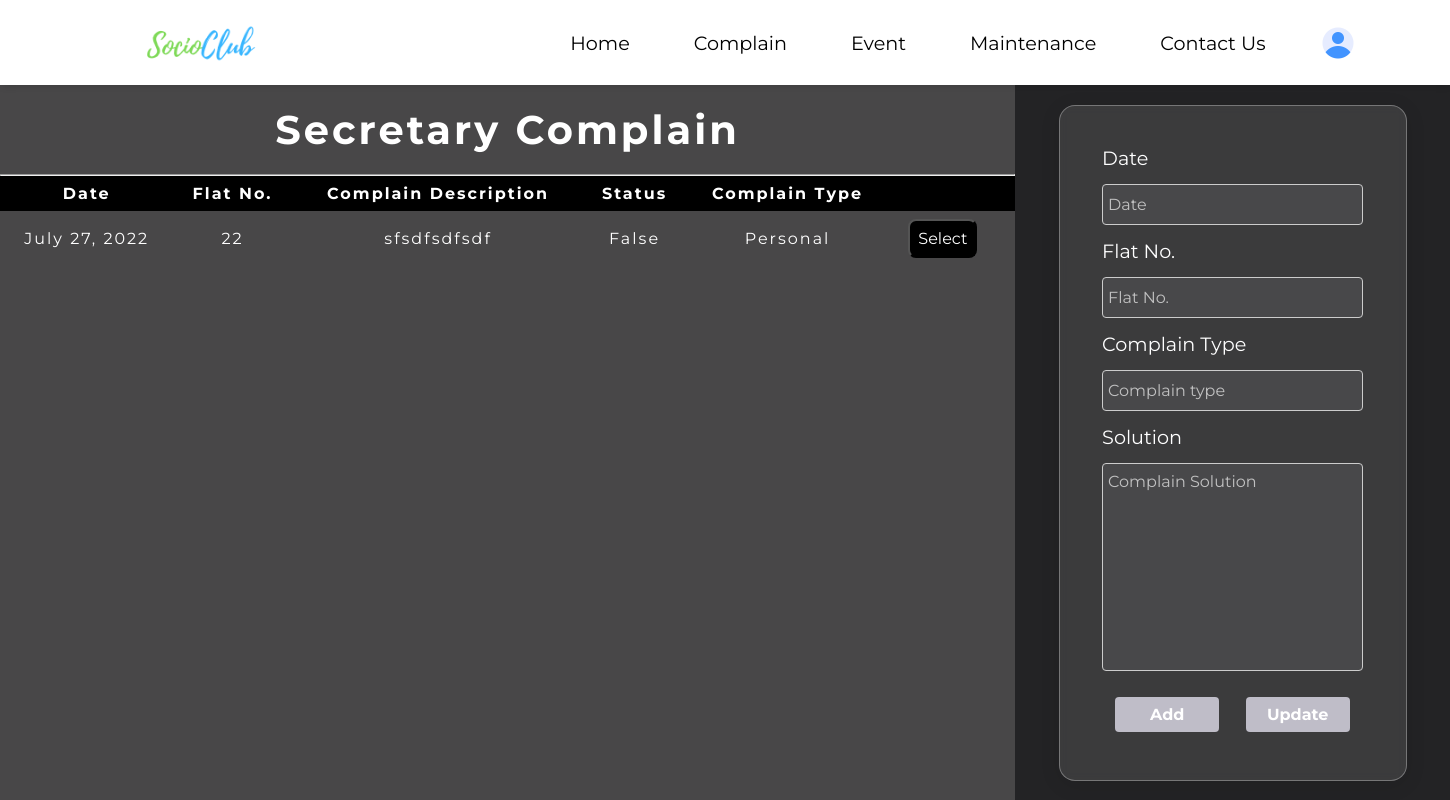
Page /sec_complain/ (signed in) on the earlier database version.
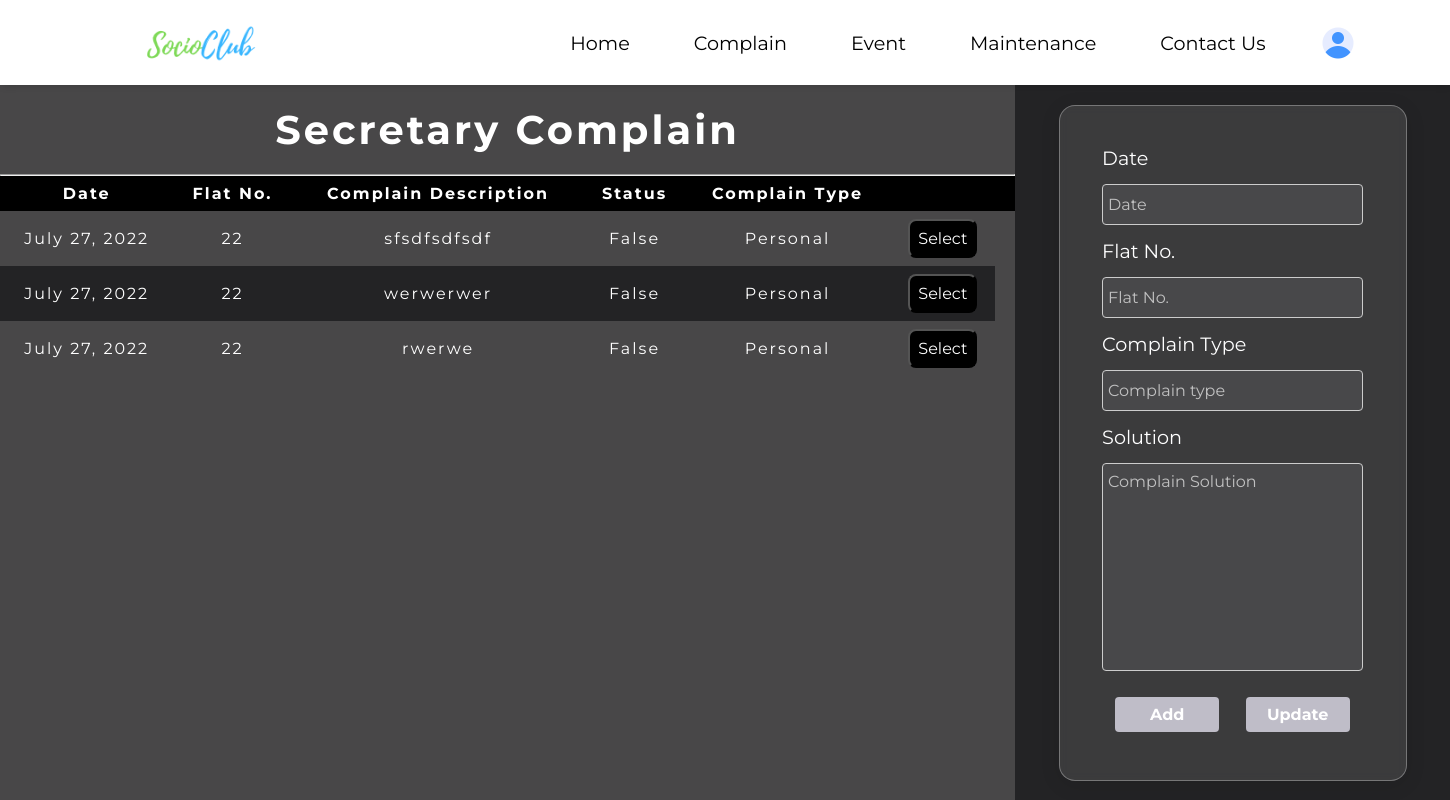
Same page on the later database version.
### user_data/models.py (models this page shows)
class Complain(models.Model):
    society_name = models.ForeignKey(Society, on_delete=models.CASCADE)
    complain_user = models.ForeignKey(User, on_delete=models.CASCADE)
    flat = models.ForeignKey(Flatno, on_delete=models.CASCADE)
    complain_title = models.CharField(max_length=50)
    complain_type = models.CharField(max_length=15)
    complain_description = models.TextField(max_length=500)
    complain_solution = models.TextField(max_length=500)
    complain_date = models.DateField()
    complain_status = models.BooleanField(null = False, default = False)
    def __str__(self):
        return str(self.complain_user) + ' ' + str(self.complain_title) + ' ' + str(self.complain_type)

class Flatno (models.Model):
    flat = models.CharField(max_length=10)
    society_name = models.ForeignKey(Society, on_delete=models.CASCADE)
    owner = models.ForeignKey(User, on_delete=models.CASCADE)
    def __str__(self):
        return str(self.flat)

### SocioClub/views.py (the view)
# urls.py: path('sec_complain/', views.sec_complain , name = "sec_complain"),
def sec_complain(request):
    society_name = User_Detail.objects.get(user = request.user).society_name
    complains_data = Complain.objects.filter(society_name=society_name).order_by('-complain_date')
    print("")
    print("")
    print(complains_data)
    print("")
    print("")
    return render (request , "sec-complain.html", {'complains':complains_data})

### templates/sec-complain.html (shortened to what this page needs)
{% extends "base.html" %}
{% load static %}
{% url 'login' as login %}
{%block cssblock%}
<link rel="stylesheet" href="{% static 'css/sec-complain.css'%}">
{%endblock%}
{% block mainblock %}
<div class="sec-container">
    <div class="sec-left">
        <h3>Secretary Complain</h3>
        <hr>
        <div class="only-table-main">
            <table>
                <thead>
                    <tr>
                        <th>Date</th>
                        <th>Flat No. </th>
                        <th>Complain Description </th>
                        <th>Status</th>
                        <th>Complain Type</th>
                        <th></th>
                        <th></th>
                    </tr>
                </thead>
            <tbody>
                {%if complains%}
                {% for c in complains %}
                <tr>
                    <td data-column="Date">{{c.complain_date}}</td>
                    <td data-column="Complain Name">{{c.flat}}</td>
                    <td data-column="Complain Description">{{c.complain_description}}</td>
                    <td data-column="Solution">{{c.complain_status}}</td>
                    <td data-column="Complain Type">{{c.complain_type}}</td>
                    <td> <button class="select-btn green">Select</button></td>
                </tr>
                {% endfor %}
                {%else%}
                <td data-column="Date">No Records Found</td>
                <td data-column="Complain Name">No Records Found</td>
                <td data-column="Complain Type">No Records Found</td>
                <td data-column="Status">No Records Found</td>
                <td data-column="Status">No Records Found</td>
                {%endif%}
            </tbody>
            </table>
        </div>
    </div>
    <div class="sec-right">
        <div class="sec-right-form">
            <form action="">
                <label>Date</label>
                <input type="text" placeholder="Date" readonly>
                <label>Flat No.</label>
                <input type="text" placeholder="Flat No." readonly>
                <label>Complain Type</label>
                <input type="text" placeholder="Complain type" readonly>
                <label>Solution</label>
                <textarea id="complain-solution" name="complain-solution" rows="10" placeholder="Complain Solution" maxlength="500" required></textarea>
                <div class="add-update">
                    <input type="submit" value="Add">
                    <input type="submit" value="Update">
                </div>
            </form>
        </div>
    </div>
</div>
{% endblock %}

Differences in the rows shown:
added Complain: complain_date "July 27, 2022", flat "22", complain_description "werwerwer", complain_status "False", complain_type "Personal"
added Complain: complain_date "July 27, 2022", flat "22", complain_description "rwerwe", complain_status "False", complain_type "Personal"
